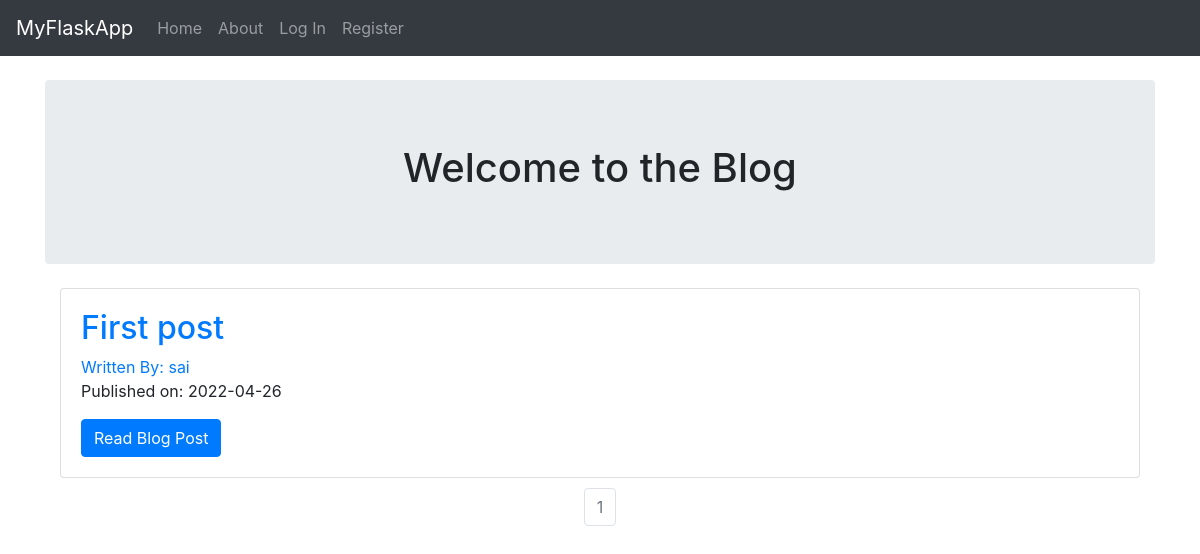
Before: / with the older database file.
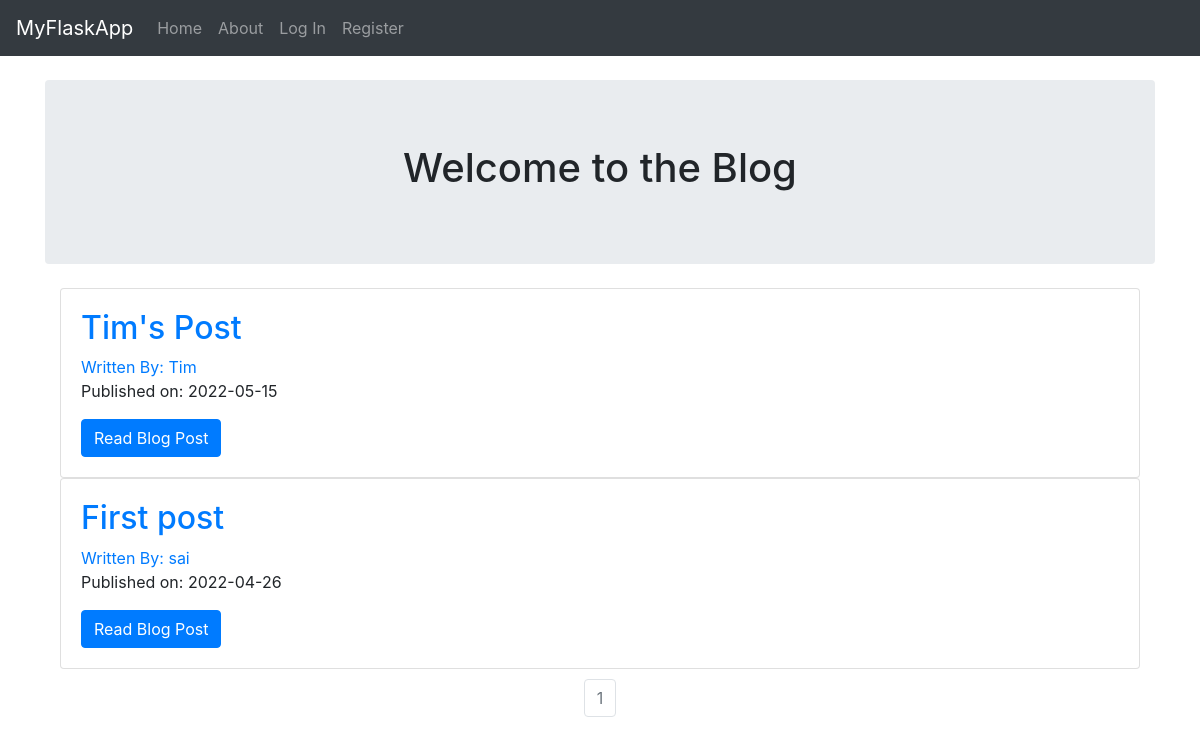
After: the same page with the newer database file.
### BlogProject/models.py (models this page shows, shortened)
class BlogPost(db.Model):
    users = db.relationship(User)
    id = db.Column(db.Integer, primary_key=True)
    user_id = db.Column(db.Integer, db.ForeignKey('users.id'), nullable=False)
    date = db.Column(db.DateTime, nullable=False, default=datetime.utcnow)
    title = db.Column(db.String(140), nullable=False)
    text = db.Column(db.Text, nullable=False)

class User(db.Model, UserMixin):
    __tablename__ = 'users'
    id = db.Column(db.Integer, primary_key = True)
    profile_image = db.Column(db.String(20), nullable=False, default='default_profile.png')
    email = db.Column(db.String(64), unique=True, index=True)
    username = db.Column(db.String(64), unique=True, index=True)
    password_hash = db.Column(db.String(128))
    posts = db.relationship('BlogPost', backref='author', lazy=True)

### BlogProject/core/views.py (the view)
@core.route('/')
def index():
    page = request.args.get('page',1, type=int)
    blog_posts = BlogPost.query.order_by(BlogPost.date.desc()).paginate(page=page, per_page =3)
    return render_template('index.html', blog_posts = blog_posts)

### BlogProject/templates/index.html
{% extends "base.html" %}
{% block content %}
<div class="jumbotron jumbotron-fluid my-4 rounded">
    <div class="container " >
      <h1 class="display-8 text-center">Welcome to the Blog</h1>
    </div>
  </div>
  <div class="container">
    {% for post in blog_posts.items %}
    <div class="card" >
      <div class="card-body">
        <h2><a class="card-title" href ="{{url_for('blog_posts.blog_post',blog_post_id = post.id)}}">{{post.title}}</a></h2>
        <a href="{{url_for('users.user_posts',username = post.author.username)}}">Written By: {{post.author.username}}</a>
        <p>Published on: {{post.date.strftime('%Y-%m-%d')}}</p>
        <a class = "btn btn-primary" href="{{url_for('blog_posts.blog_post',blog_post_id = post.id)}}">Read Blog Post</a>
     </div>
    </div>
    {% endfor %}
  </div>
  <nav aria-label="Page navigation example" style="margin-top: 10px;">
    <ul class="pagination justify-content-center">
        {% for page_num in blog_posts.iter_pages(left_edge = 1, right_edge=1,left_current=1,right_current=2) %}
        {% if blog_posts.page == page_num %}
        <li class = 'page-item disabled'>
            <a class = 'page-link' href="{{url_for('core.index', page=page_num)}}">{{page_num}}</a>
        </li>
        {% else %}
        <li class = 'page-item'>
            <a class = 'page-link' href="{{url_for('core.index', page=page_num)}}">{{page_num}}</a>
        </li>
        {% endif %}
        {% endfor %}
    </ul>
  </nav>
{% endblock %}

Changed rows visible on the page:
added BlogPost: title "Tim's Post", author.username "Tim", date "2022-05-15"
